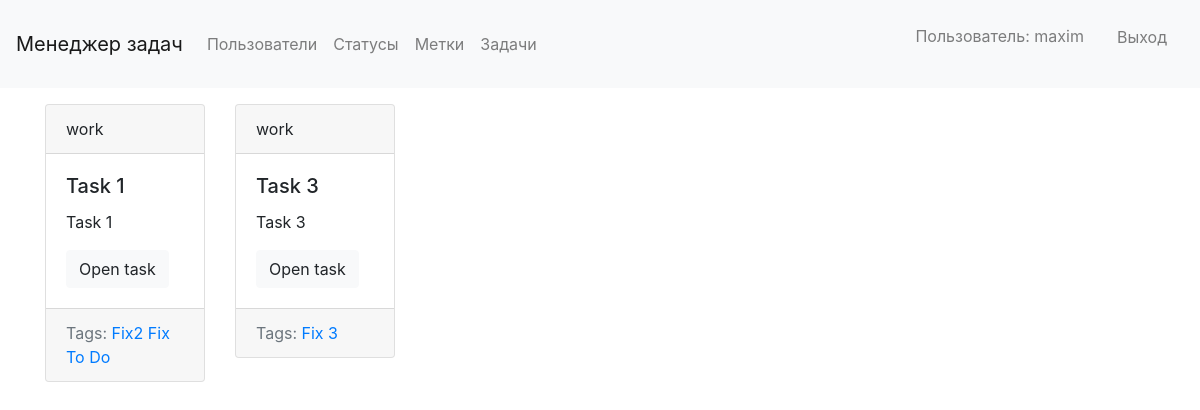
Page /tasks/assigned/1/ (signed in) on the committed database.
### tasks/models.py (models this page shows, shortened)
class Task(models.Model):
    name = models.CharField(max_length=200)
    description = models.TextField(blank=True)
    status = models.ForeignKey(
        TaskStatus,
        default=get_default_status,
        on_delete=models.CASCADE
    )
    creator = models.ForeignKey(
        User,
        on_delete=models.SET_NULL,
        null=True,
        blank=True,
        related_name='creator'
    )
    assigned_to = models.ForeignKey(
        User,
        on_delete=models.SET_NULL,
        null=True,
        blank=True,
        related_name='assigned_to'
    )
    tags = models.ManyToManyField('Tag', blank=True, related_name='tasks')
    def get_absolute_url(self):
        return reverse('tasks:task_detail_url', kwargs={'pk': self.id})

class TaskStatus(models.Model):
    NEW = 'new'
    WORK = 'work'
    TEST = 'test'
    DONE = 'done'
    STATUS_OPTIONS = [
        (NEW, 'New'),
        (WORK, 'In work'),
        (TEST, 'Testing'),
        (DONE, 'Done'),
    ]
    name = models.CharField(
        max_length=4,
        choices=STATUS_OPTIONS,
        unique=True,
        default=NEW,
    )
    def __str__(self):
        return self.name

class Tag(models.Model):
    title = models.CharField(max_length=50, unique=True)
    def get_absolute_url(self):
        return reverse('tasks:tag_detail_url', kwargs={'pk': self.id})

### tasks/views.py (the view)
# urls.py: path('assigned/<int:pk>/', views.AssignedToDetail.as_view(),
class AssignedToDetail(generic.DetailView):
    model = User
    template_name = 'tasks/assigned_to_detail.html'

### tasks/templates/tasks/assigned_to_detail.html (shortened to what this page needs)
{% extends 'tasks/base_tasks.html' %}
{% block content %}
<div class="container">
    <div class="row">
        {% for task in user.assigned_to.all %}
        {% include 'tasks/includes/task_card_template.html' %}
        {% endfor %}
    </div>
</div>
{% endblock %}

### templates/base.html (shortened to what this page needs)
<!DOCTYPE html>
{% load i18n %}
<html lang="en">
<head>
    <link rel="stylesheet" href="https://maxcdn.bootstrapcdn.com/bootstrap/4.5.2/css/bootstrap.min.css">
</head>
<body>
    <nav class="navbar navbar-expand-lg navbar-light bg-light mb-3">
        <a class="navbar-brand" href="/">{% trans 'Task manager' %}</a>
        <div class="collapse navbar-collapse">
            <ul class="navbar-nav mr-auto">
                <li class="nav-item">
                    <a class="nav-link" href="{% url 'tasks:users_list_url' %}">{% trans 'Users' %}</a>
                </li>
                {% if request.user.is_authenticated %}
                <li class="nav-item">
                    <a class="nav-link" href="{% url 'tasks:status_list_url' %}">{% trans 'Status' %}</a>
                </li>
                <li class="nav-item">
                    <a class="nav-link" href="{% url 'tasks:tags_list_url' %}">{% trans 'Tags' %}</a>
                </li>
                <li class="nav-item">
                    <a class="nav-link" href="{% url 'tasks:tasks_list_url' %}">{% trans 'Tasks' %}</a>
                </li>
                {% endif %}
            </ul>
            <ul class="navbar-nav">
                {% if request.user.is_authenticated %}
                <li class="nav-link">
                    <p class="nav-link">{% trans 'User' %}: {{ user.get_username }}</p>
                </li>
                <li class="btn nav-link">
                    <a class="nav-link" href="{% url 'logout' %}">{% trans 'Log out' %}</a>
                </li>
                {% endif %}
            </ul>
        </div>
    </nav>
    <div>
        {% block content %}{% endblock %}
    </div>
</body>
</html>

### tasks/templates/tasks/includes/task_card_template.html
<div class="col-sm-2">
    <div class="card mb-3">
        <div class="card-header">
            {{ task.status }}
        </div>
        <div class="card-body">
            <h5 class="card-title">{{ task.name }}</h5>
            <p class="card-text">{{ task.description|truncatewords:10 }}</p>
            <a href="{{ task.get_absolute_url }}" class="btn btn-light">Open task</a>
        </div>
        <div class="card-footer text-muted">
            Tags:
            {% for tag in task.tags.all %}
            <a href="{{ tag.get_absolute_url }}">{{ tag.title }}</a>
            {% endfor %}
        </div>
    </div>
</div>

### rows in the picture
Task: status "work", name "Task 1", description "Task 1"
Tag: title "Fix2"
Tag: title "Fix"
Tag: title "To Do"
Task: status "work", name "Task 3", description "Task 3"
Tag: title "Fix 3"

### other values in the picture
{{ user.get_username }} "maxim"
